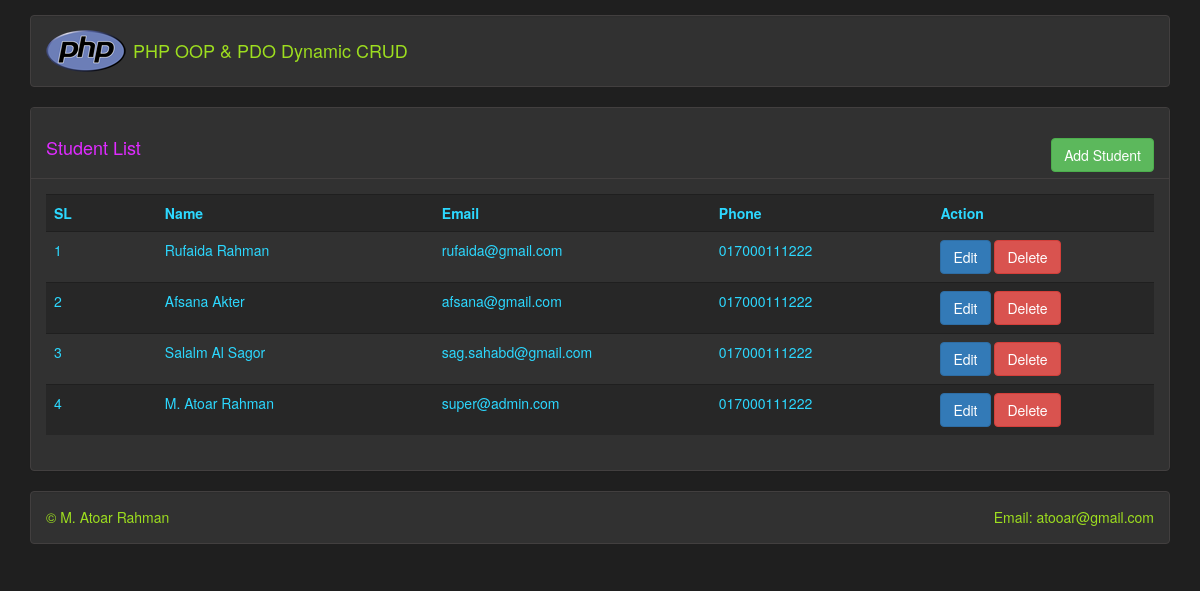
The page / on the database its author committed.
### tables this page shows
CREATE TABLE `tbl_student` (
  `id` int(11) NOT NULL,
  `name` varchar(255) NOT NULL,
  `email` varchar(255) NOT NULL,
  `phone` varchar(255) NOT NULL
);

### lib/Database.php (called while the page is built, shortened)
<?php
Class Database{
    private $host   = DB_HOST;
    private $user   = DB_USER;
    private $pass   = DB_PASS;
    private $dbname = DB_NAME;
    private $pdo;
    public function __construct(){
        if(!isset($this->pdo)){
            try {
                $link = new PDO("mysql:host=".$this->host."; dbname=".$this->dbname, $this->user, $this->pass);
                $link->setAttribute(PDO::ATTR_ERRMODE, PDO::ERRMODE_EXCEPTION);
                $link->exec("SET CHARACTER SET utf8");
                $this->pdo = $link;
            }catch (PDOException $e){
                die("Failed to connect database".$e->getMessage());
            }
        }
    }
    public function select($table, $data = array()){
        $sql  = 'SELECT ';
        $sql .= array_key_exists('select', $data) ? $data['select'] : '*';
        $sql .= ' FROM '.$table;
        if(array_key_exists('order_by', $data)){
            $sql .= ' ORDER BY '.$data['order_by'];
        }
        $stmt = $this->pdo->prepare($sql);
        $stmt->execute();
        if(array_key_exists('return_type', $data)){
            switch ($data['return_type']){
                case 'count':
                    $result = $stmt->rowCount();
                    break;
                case 'single':
                    $result = $stmt->fetch(PDO::FETCH_ASSOC);
                    break;
                default:
                    $result = '';
                    break;
            }
        }else{
            if($stmt->rowCount() > 0){
                $result = $stmt->fetchAll();
            }
        }
        return !empty($result) ? $result : false;
    }
}

### index.php (the view, shortened to what this page needs)
<?php
    $filepath = realpath(dirname(__FILE__));
    include $filepath . "/inc/header.php";
    include $filepath . "/lib/Database.php";
?>
<div class="panel panel-default" style="background: #313131; border-color: #423f3f; color:#2cd8ff;">
    <div class="panel-heading" style="background: #313131; border-color: #423f3f; color:#df2cff;">
        <h2>
            <h4>Student List
            <a class="btn btn-success pull-right" href="addstudent.php">Add Student</a></h4>
        </h2>
    </div>
    <div class="panel-body">
        <form action="" method="post">
            <table class="table table-striped">
                <tr>
                    <th width="10%">SL</th>
                    <th width="25%">Name</th>
                    <th width="25%">Email</th>
                    <th width="20%">Phone</th>
                    <th width="20%">Action</th>
                </tr>
                <?php
                    $db = new Database();
                    $table = "tbl_student";
                    $order_by = array('order_by' => 'id DESC');
                    $studentData = $db->select($table, $order_by);
                    if($studentData){
                        $i = 0;
                        foreach ($studentData as $data){
                            $i++ ?>
                <tr>
                    <td><?php echo $i; ?></td>
                    <td><?php echo $data['name']; ?></td>
                    <td><?php echo $data['email']; ?></td>
                    <td><?php echo $data['phone']; ?></td>
                    <td>
                        <a href="editstudent.php?id=<?php echo $data['id']; ?>" class="btn btn-primary">Edit</a>
                        <a href="lib/student.php?action=delete&id=<?php echo $data['id']; ?>"
                           onclick="return confirm('Are you sure to delete?')" class="btn btn-danger">Delete</a>
                    </td>
                </tr>
            <?php } }else{ ?>
                   <tr><td colspan="5"><h3 style="color:red;">Student Data Not Found ...</h3></td></tr>
            <?php } ?>
            </table>
        </form>
    </div>
</div>
<?php include "inc/footer.php"; ?>

### inc/header.php (shortened to what this page needs)
<!doctype html>
<html lang="en">
<head>
    <link rel="stylesheet" href="https://maxcdn.bootstrapcdn.com/bootstrap/3.4.1/css/bootstrap.min.css">
</head>
<body style="background: #1f1f1f;">
<div class="container">
    <div class="well header" style="border-color:#423f3f; margin-top:15px;padding: 15px 15px 15px 102px;">
        <h4 style="color:#9dde1f;">PHP OOP & PDO Dynamic CRUD</h4>
    </div>

### inc/footer.php
<div class="well" style="background: #313131; border-color: #423f3f; color:#9dde1f; margin-top:15px;padding:8px 15px;">
    <h5>&copy; M. Atoar Rahman <span class="pull-right">Email: atooar@gmail.com</span></h5>
</div>
</div>
</body>
</html>

### inc/header.php (style rules this page uses)
.table-striped>tbody>tr:nth-of-type(odd) { background-color: #272727; }
.table>tbody>tr>td, .table>tbody>tr>th, .table>tfoot>tr>td, .table>tfoot>tr>th, .table>thead>tr>td, .table>thead>tr>th { border-top: 1px solid #1f1f1f; }
.header { background: #313131 url("inc/php.png") no-repeat scroll 15px 14px;overflow: hidden; }

### rows shown on the page
tbl_student: name "Rufaida Rahman", email "rufaida@gmail.com", phone "017000111222"
tbl_student: name "Afsana Akter", email "afsana@gmail.com", phone "017000111222"
tbl_student: name "Salalm Al Sagor", email "sag.sahabd@gmail.com", phone "017000111222"
tbl_student: name "M. Atoar Rahman", email "super@admin.com", phone "017000111222"
